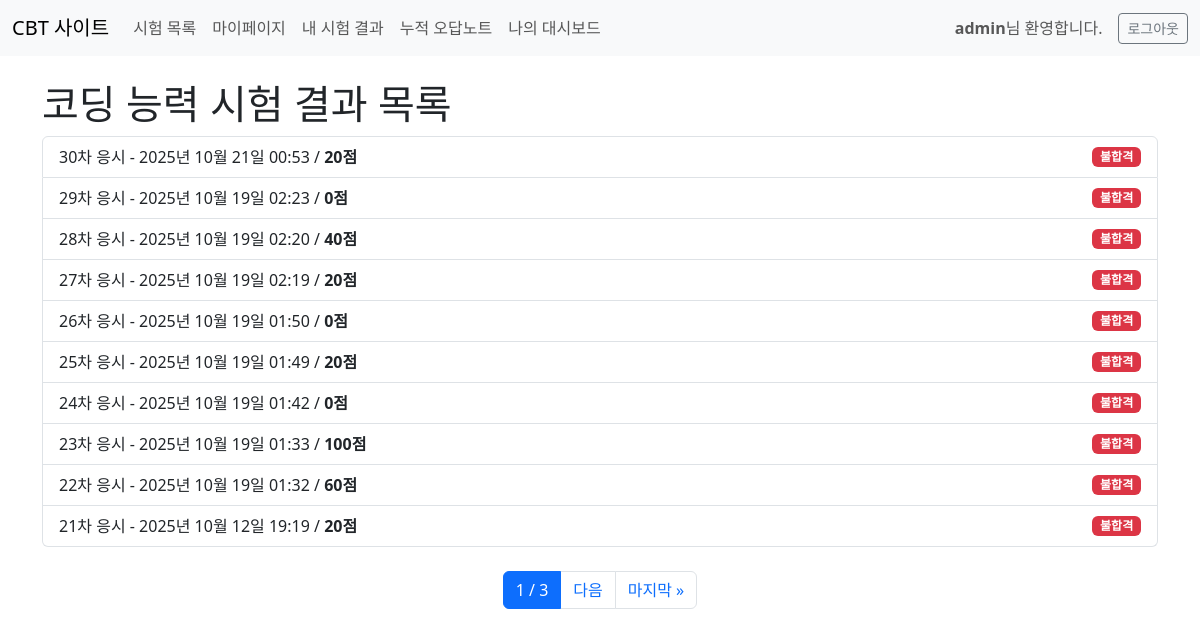
Screenshot of /quiz/quiz/my-results/3/ (signed in) with the database file from the repository.
### quiz/models.py (models this page shows, shortened)
class Quiz(models.Model):
    class Category(models.TextChoices):
        COMMON = '공통', '공통 (모든 교육생에게 표시)'
        PROCESS = '공정', '공정 (해당 공정 교육생에게 우선 표시)'
    title = models.CharField(max_length=200, verbose_name="퀴즈 제목")
    allowed_groups = models.ManyToManyField(Group, blank=True, verbose_name='응시 가능 그룹')
    category = models.CharField(
        max_length=10,
        choices=Category.choices,
        default=Category.COMMON,
        verbose_name="퀴즈 분류"
    )
    associated_process = models.CharField(
        max_length=100,
        blank=True, null=True,
        verbose_name="관련 공정",
        help_text="퀴즈 분류가 '공정'인 경우에만 이 필드를 채워주세요."
    )
    class GenerationMethod(models.TextChoices):
        RANDOM = '랜덤', '난이도별 랜덤 출제'
        FIXED = '지정', '지정 문제 세트 출제'
    generation_method = models.CharField(
        max_length=10,
        choices=GenerationMethod.choices,
        default=GenerationMethod.RANDOM,
        verbose_name="문제 출제 방식"
    )
    exam_sheet = models.ForeignKey(
        'ExamSheet',
        on_delete=models.SET_NULL,
        null=True, blank=True,
        verbose_name="선택된 문제 세트",
        related_name='+'
    )
    class Meta:
        verbose_name = '퀴즈'
        verbose_name_plural = '퀴즈'

class TestResult(models.Model):
    attempt = models.ForeignKey(QuizAttempt, on_delete=models.CASCADE, null=True)
    user = models.ForeignKey(User, on_delete=models.CASCADE)
    quiz = models.ForeignKey(Quiz, on_delete=models.CASCADE)
    score = models.IntegerField()
    is_pass = models.BooleanField(default=False, verbose_name="합격 여부")
    completed_at = models.DateTimeField(auto_now_add=True)
    attempt_number = models.IntegerField(default=0)
    class Meta:
        verbose_name = '최종 결과'
        verbose_name_plural = '최종 결과'

### quiz/views.py (the view)
# urls.py: path('quiz/my-results/<int:quiz_id>/', views.my_results_by_quiz, name='my_results_by_quiz'),
@login_required
def my_results_by_quiz(request, quiz_id):
    quiz = get_object_or_404(Quiz, pk=quiz_id)
    all_results = TestResult.objects.filter(user=request.user, quiz=quiz).order_by('-completed_at')
    for result in all_results:
        newer_attempts_count = TestResult.objects.filter(
            user=request.user, quiz=result.quiz, completed_at__gt=result.completed_at
        ).count()
        total_attempts_for_quiz = TestResult.objects.filter(user=request.user, quiz=result.quiz).count()
        result.attempt_number = total_attempts_for_quiz - newer_attempts_count
    sorted_results = sorted(list(all_results), key=lambda r: r.completed_at, reverse=True)
    paginator = Paginator(sorted_results, 10)
    page_number = request.GET.get('page')
    page_obj = paginator.get_page(page_number)
    context = {
        'quiz': quiz,
        'page_obj': page_obj # test_results -> page_obj
    }
    return render(request, 'quiz/my_results_list.html', context)

### templates/quiz/my_results_list.html (shortened to what this page needs)
{% extends 'base.html' %}
{% block content %}
    <h1>{{ quiz.title }} 결과 목록</h1>
    {% if page_obj %}
        <div class="list-group mb-4">
        {% for result in page_obj %}
             <a href="{% url 'quiz:result_detail' result.id %}" class="list-group-item list-group-item-action d-flex justify-content-between align-items-center">
                <span>
                    {{ result.attempt_number }}차 응시 -
                    {{ result.completed_at|date:"Y년 m월 d일 H:i" }} /
                    <strong>{{ result.score }}점</strong>
                </span>
                {% if result.is_pass %}
                    <span class="badge bg-success">합격</span>
                {% else %}
                    <span class="badge bg-danger">불합격</span>
                {% endif %}
            </a>
        {% endfor %}
        </div>
        <nav>
            <ul class="pagination justify-content-center">
                <li class="page-item active" aria-current="page">
                    <span class="page-link">{{ page_obj.number }} / {{ page_obj.paginator.num_pages }}</span>
                </li>
                {% if page_obj.has_next %}
                    <li class="page-item"><a class="page-link" href="?page={{ page_obj.next_page_number }}">다음</a></li>
                    <li class="page-item"><a class="page-link" href="?page={{ page_obj.paginator.num_pages }}">마지막 &raquo;</a></li>
                {% endif %}
            </ul>
        </nav>
    {% else %}
        <p class="mt-3"><strong>현재 로그인한 사용자({{ user.username }})</strong>의 시험 결과가 없습니다.</p>
    {% endif %}
{% endblock %}

### templates/base.html (shortened to what this page needs)
<!DOCTYPE html>
<html lang="ko">
<head>
    <link href="https://cdn.jsdelivr.net/npm/bootstrap@5.3.3/dist/css/bootstrap.min.css" rel="stylesheet">
</head>
<body>
    {% if not is_in_test_mode %}
    <header>
        <nav class="navbar navbar-expand-lg navbar-light bg-light">
            <div class="container-fluid">
                <a class="navbar-brand" href="{% url 'quiz:index' %}">CBT 사이트</a>
                <div class="collapse navbar-collapse" id="navbarNav">
                    <ul class="navbar-nav me-auto mb-2 mb-lg-0">
                        {% if user.is_authenticated %}
                            <li class="nav-item">
                                <a class="nav-link" href="{% url 'quiz:index' %}">시험 목록</a>
                            </li>
                            <li class="nav-item">
                                <a class="nav-link" href="{% url 'quiz:my_page' %}">마이페이지</a>
                            </li>
                            <li class="nav-item">
                                <a class="nav-link" href="{% url 'quiz:my_results_index' %}">내 시험 결과</a>
                            </li>
                            <li class="nav-item">
                                <a class="nav-link" href="{% url 'quiz:my_incorrect_answers_index' %}">누적 오답노트</a>
                            </li>
                            <li class="nav-item">
                                <a class="nav-link" href="{% url 'quiz:personal_dashboard' %}">나의 대시보드</a>
                            </li>
                        {% endif %}
                    </ul>
                    <div class="d-flex align-items-center">
                        {% if user.is_authenticated %}
                            <span class="navbar-text me-3">
                                <strong>{{ user.username }}</strong>님 환영합니다.
                            </span>
                            <form action="{% url 'accounts:logout' %}" method="post" class="d-inline">
                                <button type="submit" class="btn btn-outline-secondary btn-sm">로그아웃</button>
                            </form>
                        {% else %}
                            <a href="{% url 'accounts:login' %}" class="btn btn-outline-primary me-2 btn-sm">로그인</a>
                            <a href="{% url 'accounts:signup' %}" class="btn btn-primary btn-sm">회원가입</a>
                        {% endif %}
                    </div>
                </div>
            </div>
        </nav>
    </header>
    {% endif %}
    <main class="container mt-4">
        {% block content %}
        {% endblock %}
    </main>
</body>
</html>

### rows the page displays
Quiz: title "코딩 능력 시험"
TestResult: attempt_number "30", completed_at "2025년 10월 21일 00:53", score "20", is_pass "불합격"
TestResult: attempt_number "29", completed_at "2025년 10월 19일 02:23", score "0", is_pass "불합격"
TestResult: attempt_number "28", completed_at "2025년 10월 19일 02:20", score "40", is_pass "불합격"
TestResult: attempt_number "27", completed_at "2025년 10월 19일 02:19", score "20", is_pass "불합격"
TestResult: attempt_number "26", completed_at "2025년 10월 19일 01:50", score "0", is_pass "불합격"
TestResult: attempt_number "25", completed_at "2025년 10월 19일 01:49", score "20", is_pass "불합격"
TestResult: attempt_number "24", completed_at "2025년 10월 19일 01:42", score "0", is_pass "불합격"
TestResult: attempt_number "23", completed_at "2025년 10월 19일 01:33", score "100", is_pass "불합격"
TestResult: attempt_number "22", completed_at "2025년 10월 19일 01:32", score "60", is_pass "불합격"
TestResult: attempt_number "21", completed_at "2025년 10월 12일 19:19", score "20", is_pass "불합격"

### other values shown
{{ user.username }} "admin"
{{ page_obj.number }} "1"
{{ page_obj.paginator.num_pages }} "3"
